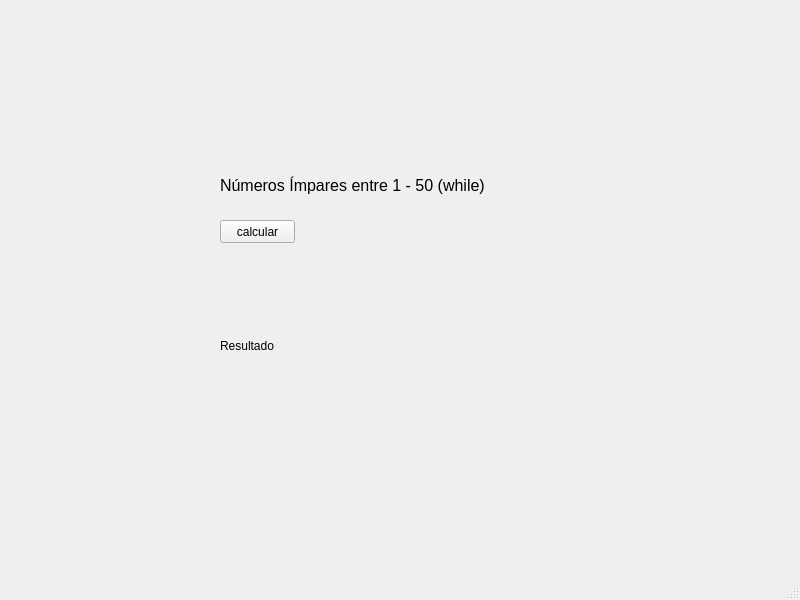
<?xml version="1.0" encoding="UTF-8"?>
<ui version="4.0">
 <class>MainWindow</class>
 <widget class="QMainWindow" name="MainWindow">
  <property name="geometry">
   <rect>
    <x>0</x>
    <y>0</y>
    <width>800</width>
    <height>600</height>
   </rect>
  </property>
  <property name="windowTitle">
   <string>MainWindow</string>
  </property>
  <widget class="QWidget" name="centralwidget">
   <widget class="QLabel" name="result">
    <property name="geometry">
     <rect>
      <x>220</x>
      <y>270</y>
      <width>391</width>
      <height>151</height>
     </rect>
    </property>
    <property name="text">
     <string>Resultado</string>
    </property>
    <property name="wordWrap">
     <bool>true</bool>
    </property>
   </widget>
   <widget class="QPushButton" name="btn">
    <property name="geometry">
     <rect>
      <x>220</x>
      <y>220</y>
      <width>75</width>
      <height>23</height>
     </rect>
    </property>
    <property name="text">
     <string>calcular</string>
    </property>
   </widget>
   <widget class="QLabel" name="label_2">
    <property name="geometry">
     <rect>
      <x>220</x>
      <y>170</y>
      <width>391</width>
      <height>31</height>
     </rect>
    </property>
    <property name="font">
     <font>
      <pointsize>12</pointsize>
     </font>
    </property>
    <property name="text">
     <string>Números Ímpares entre 1 - 50 (while)</string>
    </property>
   </widget>
  </widget>
  <widget class="QMenuBar" name="menubar">
   <property name="geometry">
    <rect>
     <x>0</x>
     <y>0</y>
     <width>800</width>
     <height>21</height>
    </rect>
   </property>
  </widget>
  <widget class="QStatusBar" name="statusbar"/>
 </widget>
 <resources/>
 <connections/>
</ui>
